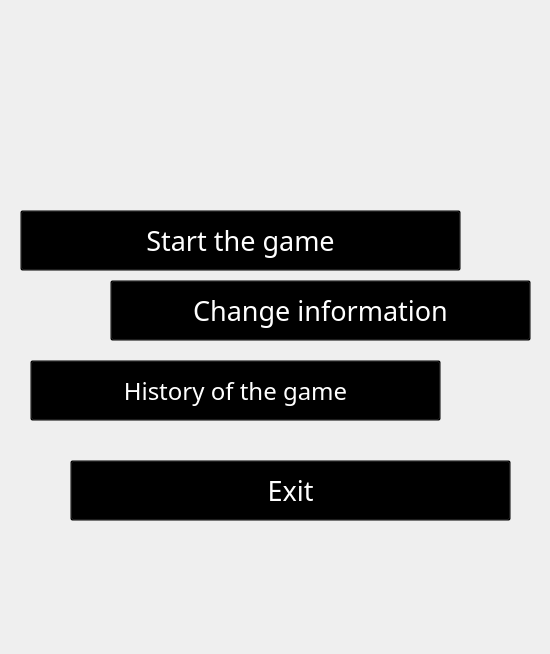
<?xml version="1.0" encoding="UTF-8"?>
<ui version="4.0">
 <class>menu</class>
 <widget class="QDialog" name="menu">
  <property name="geometry">
   <rect>
    <x>0</x>
    <y>0</y>
    <width>550</width>
    <height>654</height>
   </rect>
  </property>
  <property name="windowTitle">
   <string>Dialog</string>
  </property>
  <widget class="QWidget" name="widget" native="true">
   <property name="geometry">
    <rect>
     <x>0</x>
     <y>0</y>
     <width>550</width>
     <height>800</height>
    </rect>
   </property>
   <property name="styleSheet">
    <string notr="true">QPushButton#exit{ 
background-color: rgba(0,0,0,0);
	color: rgb(255, 255, 255);
}
QPushButton#exit:hover{ 
color:rgba(177,168,182,220)
background-color: rgba(0,0,0,0);
}
QPushButton#exit:pressed{ 
padding-left:5px;
padding-top:5px;
color:rgba(115 ,128,142,255);
background-color: rgba(0,0,0,0);
}
QPushButton#start{ 
background-color: rgba(0,0,0,0);
	color: rgb(255, 255, 255);
}
QPushButton#start:hover{ 
color:rgba(177,168,182,220)
}
QPushButton#start:pressed{ 
padding-left:5px;
padding-top:5px;
color:rgba(115 ,128,142,255);
background-color: rgba(0,0,0,0);
}
QPushButton#change_info{ 
background-color: rgba(0,0,0,0);
	color: rgb(255, 255, 255);
}
QPushButton#change_info:hover{ 
color:rgba(177,168,182,220);
background-color: rgba(0,0,0,0);
}
QPushButton#change_info:pressed{ 
padding-left:5px;
padding-top:5px;
color:rgba(115 ,128,142,255);
background-color: rgba(0,0,0,0);
}
QPushButton#histoty{ 
background-color: rgba(0,0,0,0);
color: rgb(255, 255, 255);
}
QPushButton#histoty:hover{ 
color:rgba(177,168,182,220);
background-color: rgba(0,0,0,0);
}
QPushButton#histoty:pressed{ 
padding-left:5px;
padding-top:5px;
color:rgba(115 ,128,142,255);
background-color: rgba(0,0,0,0);
}
</string>
   </property>
   <widget class="QPushButton" name="change_info">
    <property name="geometry">
     <rect>
      <x>110</x>
      <y>280</y>
      <width>421</width>
      <height>61</height>
     </rect>
    </property>
    <property name="font">
     <font>
      <family>Snap ITC</family>
      <pointsize>20</pointsize>
      <italic>false</italic>
      <bold>false</bold>
     </font>
    </property>
    <property name="mouseTracking">
     <bool>false</bool>
    </property>
    <property name="styleSheet">
     <string notr="true">
QPushButton#change_info{ 
background-color: rgba(0,0,0,0);
	color: rgb(255, 255, 255);
font: 20pt &quot;Snap ITC&quot;;
}
QPushButton#change_info:hover{ 
color:rgba(177,168,182,220);
background-color: rgba(0,0,0,0);
}
QPushButton#change_info:pressed{ 
padding-left:5px;
padding-top:5px;
color:rgba(115 ,128,142,255);
background-color: rgba(0,0,0,0);
}</string>
    </property>
    <property name="text">
     <string>Change information</string>
    </property>
    <property name="autoDefault">
     <bool>false</bool>
    </property>
   </widget>
   <widget class="QPushButton" name="histoty">
    <property name="geometry">
     <rect>
      <x>30</x>
      <y>360</y>
      <width>411</width>
      <height>61</height>
     </rect>
    </property>
    <property name="font">
     <font>
      <family>Snap ITC</family>
      <pointsize>18</pointsize>
      <italic>false</italic>
      <bold>false</bold>
     </font>
    </property>
    <property name="styleSheet">
     <string notr="true">
QPushButton#histoty{ 
font: 18pt &quot;Snap ITC&quot;;
background-color: rgba(0,0,0,0);
color: rgb(255, 255, 255);
}
QPushButton#histoty:hover{ 
color:rgba(177,168,182,220);
background-color: rgba(0,0,0,0);
}
QPushButton#histoty:pressed{ 
padding-left:5px;
padding-top:5px;
color:rgba(115 ,128,142,255);
background-color: rgba(0,0,0,0);
}
</string>
    </property>
    <property name="text">
     <string>History of the game</string>
    </property>
    <property name="autoDefault">
     <bool>false</bool>
    </property>
   </widget>
   <widget class="QPushButton" name="exit">
    <property name="geometry">
     <rect>
      <x>70</x>
      <y>460</y>
      <width>441</width>
      <height>61</height>
     </rect>
    </property>
    <property name="font">
     <font>
      <family>Snap ITC</family>
      <pointsize>20</pointsize>
      <italic>false</italic>
      <bold>false</bold>
     </font>
    </property>
    <property name="styleSheet">
     <string notr="true">
QPushButton#exit{ 
background-color: rgba(0,0,0,0);
	color: rgb(255, 255, 255);
font: 20pt &quot;Snap ITC&quot;;
}
QPushButton#exit:hover{ 
color:rgba(177,168,182,220);
background-color: rgba(0,0,0,0);
}
QPushButton#exit:pressed{ 
padding-left:5px;
padding-top:5px;
color:rgba(115 ,128,142,255);
background-color: rgba(0,0,0,0);
}</string>
    </property>
    <property name="text">
     <string>Exit</string>
    </property>
    <property name="autoDefault">
     <bool>false</bool>
    </property>
   </widget>
   <widget class="QPushButton" name="start">
    <property name="geometry">
     <rect>
      <x>20</x>
      <y>210</y>
      <width>441</width>
      <height>61</height>
     </rect>
    </property>
    <property name="font">
     <font>
      <family>Snap ITC</family>
      <pointsize>20</pointsize>
      <italic>false</italic>
      <bold>false</bold>
     </font>
    </property>
    <property name="mouseTracking">
     <bool>false</bool>
    </property>
    <property name="styleSheet">
     <string notr="true">
QPushButton#start{ 
background-color: rgba(0,0,0,0);
	font: 20pt &quot;Snap ITC&quot;;
	color: rgb(255, 255, 255);
}
QPushButton#start:hover{ 
color:rgba(177,168,182,220);
background-color: rgba(0,0,0,0);
}
QPushButton#start:pressed{ 
padding-left:5px;
padding-top:5px;
color:rgba(115 ,128,142,255);
background-color: rgba(0,0,0,0);
}</string>
    </property>
    <property name="text">
     <string>Start the game</string>
    </property>
    <property name="autoDefault">
     <bool>false</bool>
    </property>
   </widget>
   <widget class="QLabel" name="background">
    <property name="geometry">
     <rect>
      <x>0</x>
      <y>-340</y>
      <width>550</width>
      <height>1000</height>
     </rect>
    </property>
    <property name="styleSheet">
     <string notr="true">border-image: url(:/Prefix/resource/Wooden wallpaper by Antarifox.jpg);</string>
    </property>
    <property name="text">
     <string/>
    </property>
   </widget>
   <widget class="QLabel" name="skelet">
    <property name="geometry">
     <rect>
      <x>360</x>
      <y>10</y>
      <width>181</width>
      <height>191</height>
     </rect>
    </property>
    <property name="styleSheet">
     <string notr="true">border-image: url(:/Prefix/resource/Premium_Vector___Mariachi_skeleton-removebg-preview.png);</string>
    </property>
    <property name="text">
     <string/>
    </property>
   </widget>
   <widget class="QLabel" name="coin">
    <property name="geometry">
     <rect>
      <x>0</x>
      <y>0</y>
      <width>111</width>
      <height>91</height>
     </rect>
    </property>
    <property name="styleSheet">
     <string notr="true">border-image: url(:/Prefix/resource/Gold_Coin_Hd_Transparent__Gold_Coin_Skull__Gold__Coin__Skull_PNG_Image_For_Free_Download-removebg-preview.png);</string>
    </property>
    <property name="text">
     <string/>
    </property>
   </widget>
   <widget class="QTextBrowser" name="coninsNum">
    <property name="geometry">
     <rect>
      <x>100</x>
      <y>30</y>
      <width>101</width>
      <height>41</height>
     </rect>
    </property>
    <property name="styleSheet">
     <string notr="true">background-color: rgba(0,0,0,0);
color: rgb(255, 255, 255);
border:none;
font: 15pt &quot;Snap ITC&quot;;
</string>
    </property>
   </widget>
   <widget class="QTextBrowser" name="text">
    <property name="geometry">
     <rect>
      <x>40</x>
      <y>100</y>
      <width>371</width>
      <height>81</height>
     </rect>
    </property>
    <property name="styleSheet">
     <string notr="true">background-color: rgba(0,0,0,0);
color: rgb(255, 255, 255);
border:none;
font: 15pt &quot;Snap ITC&quot;;
</string>
    </property>
   </widget>
   <widget class="QLabel" name="gost">
    <property name="geometry">
     <rect>
      <x>320</x>
      <y>430</y>
      <width>251</width>
      <height>231</height>
     </rect>
    </property>
    <property name="styleSheet">
     <string notr="true">border-image: url(:/Prefix/resource/Set_van_8_PNG_Chibi_skelet_clipart_bundel_Skelet_png__herfst_clipart__Halloween_png__Thanksgiving_png__300_dpi__commercieel_gebruik_-_Etsy_Nederland-removebg-preview.png);</string>
    </property>
    <property name="text">
     <string/>
    </property>
   </widget>
   <widget class="QLabel" name="gost_2">
    <property name="geometry">
     <rect>
      <x>10</x>
      <y>450</y>
      <width>171</width>
      <height>151</height>
     </rect>
    </property>
    <property name="styleSheet">
     <string notr="true">border-image: url(:/Prefix/resource/cute_ghost_face_emoji_cute_ghost_face_emoji_transparent_png-removebg-preview.png);</string>
    </property>
    <property name="text">
     <string/>
    </property>
   </widget>
   <zorder>background</zorder>
   <zorder>start</zorder>
   <zorder>histoty</zorder>
   <zorder>change_info</zorder>
   <zorder>skelet</zorder>
   <zorder>coin</zorder>
   <zorder>coninsNum</zorder>
   <zorder>text</zorder>
   <zorder>exit</zorder>
   <zorder>gost</zorder>
   <zorder>gost_2</zorder>
  </widget>
 </widget>
 <tabstops>
  <tabstop>text</tabstop>
  <tabstop>exit</tabstop>
  <tabstop>change_info</tabstop>
  <tabstop>coninsNum</tabstop>
  <tabstop>histoty</tabstop>
  <tabstop>start</tabstop>
 </tabstops>
 <resources/>
 <connections/>
</ui>
